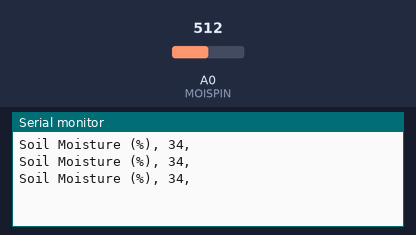
The sketch below on a simulated Arduino Uno, built with avr-gcc and run on an emulated ATmega328P. Parts: the last lines printed to the serial monitor. The test bench sets the inputs (shaded band); at power-on: A0 (MOISPIN) = 512.

Above: at 1.3 s.
1.4 s: A0 (MOISPIN) set to 716
At 1.9 s:
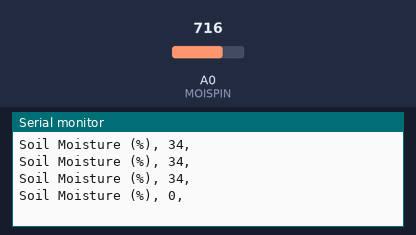
2.9 s: A0 (MOISPIN) set to 511
At 3.4 s:
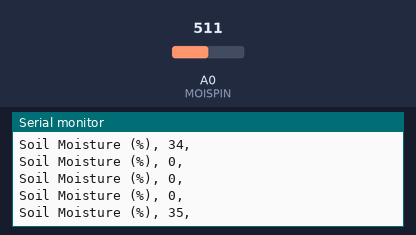
Timing chart, 0 to 5.9 s (numbered marks = the images above; inputs shaded):
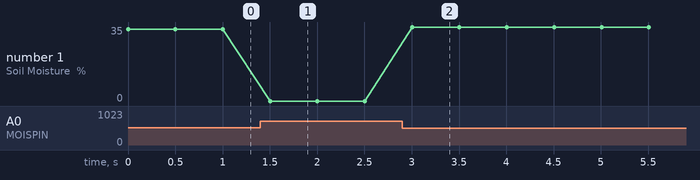

Measured:
- after the input at 1.4 s, the serial monitor: prints a new line after 0.10 s (image 1)
- after the input at 2.9 s, the serial monitor: prints a new line after 0.10 s (image 2)
- plotted number 1: 34 → 0 after the input at 1.4 s, 0 → 35 after the input at 2.9 s

The sketch:

Lesson2_MoistureSensor.ino
```cpp
/* Simple Moisture Sensor */


// Example for demonstrating the reading data from a moisture sensor


// Define pins
#define MOISPIN A0 // moisture sensor is plugged into A0

// Variables that we'll use in moisture sensor
// This value could be calibrated by reading sensor in air
const int AirValue = 620;
// This value could be calibrated by reading sensor in water
// DO NOT SUBMERGE ELECTRONIC COMPONENTS, JUST END OF THE PROBE
const int WaterValue = 310;
int soilMoistureValue = 0;
int soilMoisturePercent=0;

// Code in the setup block will be run once when the program starts (or device is powered up)
void setup(void)
{
  // Serial is the connection between the microcontroller and the computer.
  // This line is needed to send text from the microcontroller to the computer.
  Serial.begin(9600);
}

// Code in the loop block is run repeatedly until the device is powered off
void loop(void)
{
  // This measures the voltage from our soil moisture sensor
  soilMoistureValue = analogRead(MOISPIN);

  // These lines convert analog voltage reading into moisture %
  soilMoisturePercent = map(soilMoistureValue, AirValue, WaterValue, 0, 100);
  if(soilMoisturePercent >= 100){
    soilMoisturePercent = 100;
    }
  else if(soilMoisturePercent<0){
    soilMoisturePercent = 0;
  }

  // These lines format the text with the measurement that will go to the computer.
  String measName = "Soil Moisture (%), ";
  String trailingComma = ", ";
  String output = measName + soilMoisturePercent + trailingComma;

  // This line sends the text with the measurement to the computer.
  Serial.println(output);

  // Change the value below to change the interval (in milliseconds) between measurements
  // For example, replacing line below with 'delay(2000);' will wait 2 seconds between measurements.
  delay(500);
}
```
